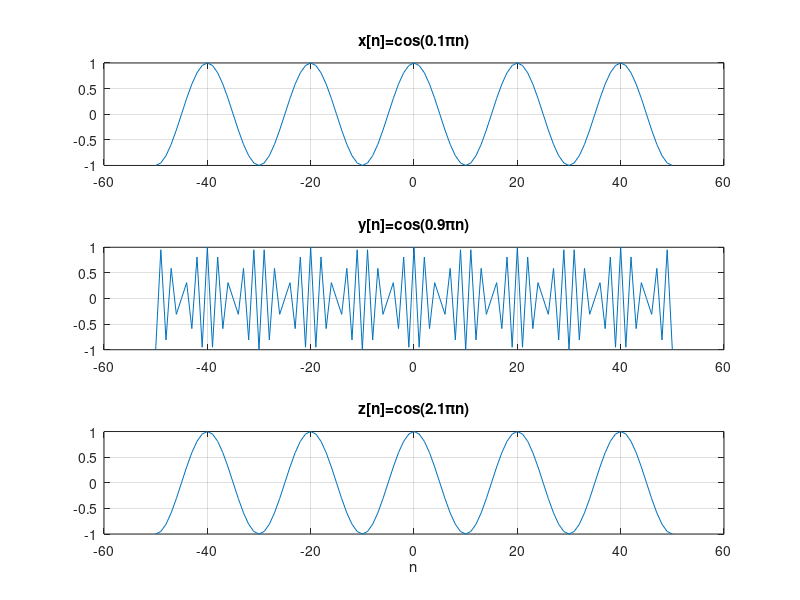

Write the MATLAB code that produced this figure.
n = -50:50;
x = cos(pi*0.1*n);
y = cos(pi*0.9*n);
z = cos(pi*2.1*n);
subplot(311)
plot(n,x);
title('x[n]=cos(0.1\pin)')
grid
subplot(312)
plot(n,y);
title('y[n]=cos(0.9\pin)')
grid
subplot(313)
plot(n,z)
grid
title('z[n]=cos(2.1\pin)')
xlabel('n')
